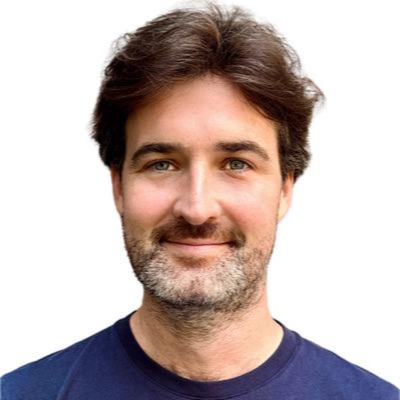
#> input picture office-hours/bryan.jpg, 400 x 400 px
$ python pixel-portrait.py ../office-hours/bryan.jpg out
#> lines starting #> are read from the running program, lines starting #| are printed output that depends on the picture
# /// script
# requires-python = ">=3.11"
# dependencies = ["pillow>=11"]
# ///
"""Turn a headshot into a 16-bit style pixel portrait in the site palette.

uv run tools/pixel-portrait.py PHOTO OUT_DIR [--size 64] [--dither 0.5] [--bg paper|accent]
"""

import argparse
from collections import deque
from pathlib import Path

from PIL import Image, ImageOps

PALETTE = {
    "ink": "#1C1B19",
    "hair": "#4A3428",
    "brown": "#7A5A48",
    "muted": "#6E6A63",
    "shadow": "#B98466",
    "skin": "#E2B497",
    "glow": "#F2D4BE",
    "stone": "#C9C1B4",
    "paper": "#F7F4EE",
    "accent": "#E0533D",
}

BAYER4 = [[0, 8, 2, 10], [12, 4, 14, 6], [3, 11, 1, 9], [15, 7, 13, 5]]


def rgb(hex_):
    return tuple(int(hex_[i : i + 2], 16) for i in (1, 3, 5))


def nearest(c, colors):
    return min(colors, key=lambda p: sum((a - b) ** 2 for a, b in zip(c, p)))


def pixelate(photo, size, dither, bg):
#> called with photo = '../office-hours/bryan.jpg', size = 64, dither = 0.5, bg = 'paper'
    img = ImageOps.exif_transpose(Image.open(photo)).convert("RGB")
#> img is the input picture: PIL image 400x400 RGB; mean R, G, B 194.8, 179.9, 177.4
    img = ImageOps.fit(img, (size, size), Image.Resampling.LANCZOS, centering=(0.5, 0.35))
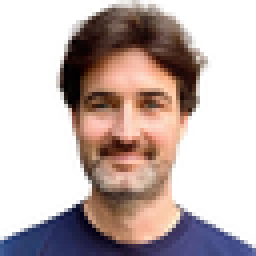
#> img: PIL image 64x64 RGB (shown 4 times larger); mean R, G, B 194.6, 179.8, 177.2
    colors = [rgb(v) for k, v in PALETTE.items() if k != "accent"]
    out = Image.new("RGB", (size, size))
#> out: PIL image 64x64 RGB; every value is 0
    src, dst = img.load(), out.load()
    for y in range(size):
        for x in range(size):
            t = (BAYER4[y % 4][x % 4] / 16 - 0.5) * 48 * dither
            c = tuple(max(0, min(255, int(v + t))) for v in src[x, y])
            dst[x, y] = nearest(c, colors)
    if bg == "accent":
        flood(out, rgb(PALETTE["paper"]), rgb(PALETTE["accent"]))
    return out


def flood(img, match, fill):
    w, h = img.size
    px = img.load()
    queue = deque((x, y) for x in range(w) for y in (0, h - 1))
    queue.extend((x, y) for y in range(h) for x in (0, w - 1))
    while queue:
        x, y = queue.popleft()
        if 0 <= x < w and 0 <= y < h and px[x, y] == match:
            px[x, y] = fill
            queue.extend(((x + 1, y), (x - 1, y), (x, y + 1), (x, y - 1)))


def main():
    ap = argparse.ArgumentParser()
    ap.add_argument("photo")
    ap.add_argument("out_dir", type=Path)
    ap.add_argument("--size", type=int, default=64)
    ap.add_argument("--dither", type=float, default=0.5)
    ap.add_argument("--bg", choices=["paper", "accent"], default="paper")
    args = ap.parse_args()

    art = pixelate(args.photo, args.size, args.dither, args.bg)
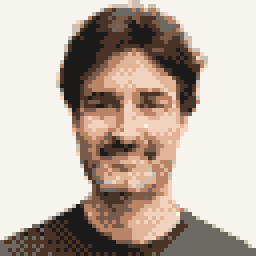
#> art: PIL image 64x64 RGB (shown 4 times larger); mean R, G, B 191.3, 177, 165.8
    args.out_dir.mkdir(parents=True, exist_ok=True)
    art.save(args.out_dir / "bryan-pixel.png", optimize=True)
    for name, px in (("favicon-32.png", 32), ("apple-touch-icon.png", 180)):
        art.resize((px, px), Image.Resampling.NEAREST if px >= args.size else Image.Resampling.BOX).save(
            args.out_dir / name, optimize=True
        )
#> this loop made 2 passes
#> pass 1, in main, `art.resize((px, px), Image.Resampling.NEAREST if px >= args.size else ..`:
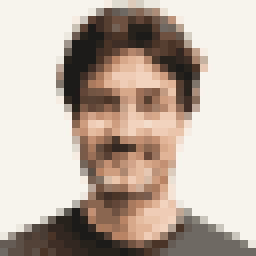
#> saved as favicon-32.png: PIL image 32x32 RGB (shown 8 times larger); mean R, G, B 191.4, 177.1, 166
#> pass 2, in main, `art.resize((px, px), Image.Resampling.NEAREST if px >= args.size else ..`:
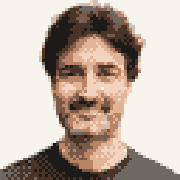
#> saved as apple-touch-icon.png: PIL image 180x180 RGB; mean R, G, B 191.4, 177, 165.8


if __name__ == "__main__":
    main()

$ run again, on office-hours/portrait-dark.png
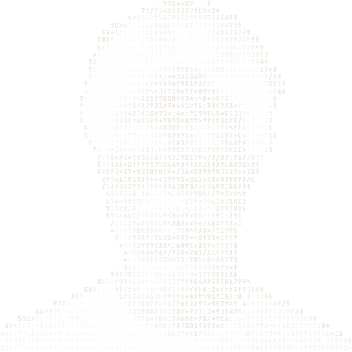
#> input picture office-hours/portrait-dark.png, 352 x 352 px
#> in pixelate, `img = ImageOps.fit(img, (size, size), Image.Resampling.LANCZOS, center..`:
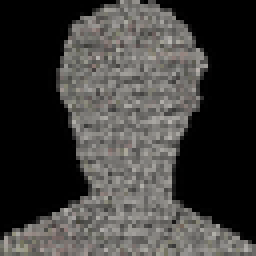
#> img: PIL image 64x64 RGB (shown 4 times larger); mean R, G, B 62.3, 61.1, 58.9
#> out: PIL image 64x64 RGB; every value is 0
#> the loop in main, `for name, px in (("favicon-32.png", 32), ("apple-touch-icon.png", 180)):` made 2 passes
#> pass 2, in main, `art.resize((px, px), Image.Resampling.NEAREST if px >= args.size else ..`:
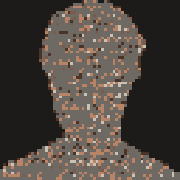
#> saved as apple-touch-icon.png: PIL image 180x180 RGB; mean R, G, B 77.2, 69.6, 62.8
